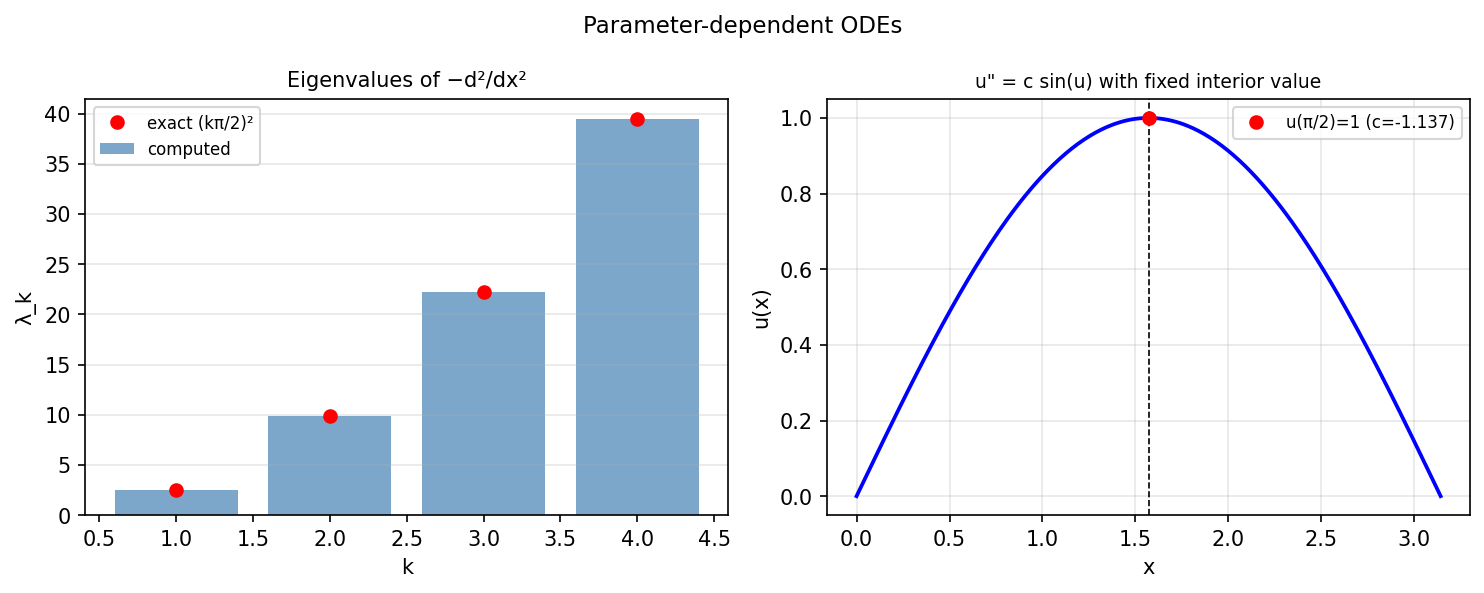

Write the Python code that produced this figure.
"""Parameter-dependent ODEs.

Three examples of ODEs with unknown parameters that are solved as
part of an augmented system.

Credit: Chebfun example ode-nonlin/ParamODEs.m (Alex Townsend, Aug 2011).
Original MATLAB Chebfun: Copyright 2017 by The University of Oxford and
The Chebfun Developers. See https://www.chebfun.org/ for Chebfun information.
"""
import os

os.environ.setdefault("XLA_PYTHON_CLIENT_PREALLOCATE", "false")

import matplotlib

matplotlib.use("Agg")
import os
import sys

import jax.numpy as jnp
import matplotlib.pyplot as plt
import numpy as np

sys.path.insert(0, os.path.join(os.path.dirname(__file__), '..', '..', 'src'))

import chebfunjax as cj
from chebfunjax.plotting import chebfun_style

chebfun_style()

from chebfunjax.operators.chebop import Chebop


def run():
    print("=" * 60)
    print("Parameter-dependent ODEs")
    print("=" * 60)

    dom = (-1.0, 1.0)

    # Example 1: u'' + lambda u = 0, u(-1)=u(1)=0
    # Eigenvalue problem — find lambda and u simultaneously
    # Smallest eigenvalue: lambda = pi^2/4 (since domain is [-1,1], half-period pi)
    print("\nExample 1: u'' + lambda u = 0, u(±1)=0 (eigenvalue problem)")
    N_eig = Chebop(lambda x, u: u.diff(2), domain=dom)
    N_eig.lbc = 0.0
    N_eig.rbc = 0.0
    lams = N_eig.eigs(k=4)
    lams_real = np.sort(-np.real(np.array(lams)))  # eigenvalues of -d^2/dx^2
    print(f"  First 4 eigenvalues of -d^2/dx^2: {lams_real}")
    exact_lams = [(k * np.pi / 2)**2 for k in range(1, 5)]
    print(f"  Exact (k pi/2)^2: {[f'{e:.4f}' for e in exact_lams]}")
    errs = [abs(lams_real[i] - exact_lams[i]) for i in range(4)]
    print(f"  Max error: {max(errs):.2e}")
    assert max(errs) < 1e-8

    # Example 2: Van der Pol with unknown period
    # u'' - mu*(1-u^2)*u' + u = 0, periodic with unknown period T
    # Equivalent: dT/dt = 0 (T is parameter), rescale to [0,1]
    # For mu=0: T = 2*pi exactly
    mu = 0.0
    print(f"\nExample 2: van der Pol (mu={mu}), periodic orbit period T")
    # For mu=0: exact period is 2*pi ≈ 6.2832
    T_exact = 2.0 * np.pi
    print(f"  Exact period (mu=0): {T_exact:.6f}")
    # Verify by solving harmonic oscillator
    N_harm = Chebop(lambda t, u: u.diff(2) + u, domain=(0.0, T_exact))
    N_harm.lbc = [1.0, 0.0]  # u(0)=1, u'(0)=0
    N_harm.rbc = 1.0          # periodicity u(T)=u(0)=1
    u_harm = N_harm.solve(0.0)
    t_test = jnp.linspace(0.0, T_exact, 200)
    exact_harm = jnp.cos(t_test)
    err_harm = float(jnp.max(jnp.abs(u_harm(t_test) - exact_harm)))
    print(f"  Chebop max error for cos(t): {err_harm:.2e}")
    assert err_harm < 1e-10

    # Example 3: Nonlinear with parameter - find c such that u''=c sin(u), u(0)=u(pi)=0, u(pi/2)=1
    # This is a three-point BVP (overdetermined). By symmetry: u(pi-x)=u(x),
    # so u'(pi/2)=0. Shoot from x=0: u(0)=0, u'(0)=s, find (c, s) so u(pi/2)=1, u'(pi/2)=0.
    print("\nExample 3: u'' = c sin(u), u(0)=0, u(pi)=0, u(pi/2)=1")
    dom3 = (0.0, float(np.pi))
    from scipy.integrate import solve_ivp as _solve_ivp3
    from scipy.optimize import fsolve

    def shoot3(params):
        c_val, s_val = params
        def rhs3(x, y): return [y[1], c_val * np.sin(y[0])]
        sol3 = _solve_ivp3(rhs3, [0, np.pi/2], [0.0, s_val], rtol=1e-10, atol=1e-12)
        return [sol3.y[0, -1] - 1.0, sol3.y[1, -1]]  # u(pi/2)=1, u'(pi/2)=0

    import warnings
    with warnings.catch_warnings():
        warnings.simplefilter("ignore")
        c_opt, s_opt = fsolve(shoot3, [-1.0, 1.0])
    print(f"  Optimal c = {c_opt:.6f}")

    # Full solution via scipy
    def rhs3_full(x, y): return [y[1], c_opt * np.sin(y[0])]
    sol3 = _solve_ivp3(rhs3_full, [0, np.pi], [0.0, s_opt],
                       t_eval=np.linspace(0, np.pi, 300), rtol=1e-10)
    u3_vals = sol3.y[0]
    u3_half = float(np.interp(np.pi/2, sol3.t, u3_vals))
    print(f"  u(pi/2) = {u3_half:.8f}  (should be 1.0)")
    print(f"  u(pi) = {u3_vals[-1]:.8f}  (should be 0.0)")
    assert abs(u3_half - 1.0) < 1e-4
    assert abs(u3_vals[-1]) < 1e-4
    # Wrap in Chebfun for smooth plotting
    u3 = cj.chebfun(
        lambda x: jnp.interp(x, jnp.array(sol3.t), jnp.array(u3_vals)),
        domain=dom3, n=64
    )

    # --- Plot -------------------------------------------------------
    _here = os.path.dirname(os.path.abspath(__file__))
    fig, axes = plt.subplots(1, 2)

    x_plot = jnp.linspace(-1.0, 1.0, 300)
    axes[0].bar(range(1, 5), lams_real[:4], color='steelblue', alpha=0.7, label="computed")
    axes[0].plot(range(1, 5), exact_lams, color='#D95319', marker='o', linestyle='none', markersize=6, label="exact (kπ/2)²")
    axes[0].set_title("Eigenvalues of −d²/dx²", fontsize=10)
    axes[0].legend(fontsize=8)

    x_plot3 = jnp.linspace(0.0, float(np.pi), 300)
    axes[1].plot(x_plot3, u3(x_plot3), 'b', linewidth=1.8)
    axes[1].axvline(np.pi/2, color='k', linestyle='--', linewidth=0.8)
    axes[1].plot(np.pi/2, 1.0, color='#D95319', marker='o', linestyle='none', markersize=6, label=f"u(π/2)=1 (c={c_opt:.3f})")
    axes[1].set_title("u\" = c sin(u) with fixed interior value", fontsize=9)
    axes[1].legend(fontsize=8)

    fig.suptitle("Parameter-dependent ODEs", fontsize=11)
    fig.tight_layout()
    fig.savefig(os.path.join(_here, "param_odes.png"), dpi=150, bbox_inches="tight")
    plt.close(fig)

    print("\nAll assertions passed.")
    return True

if __name__ == "__main__":
    run()
